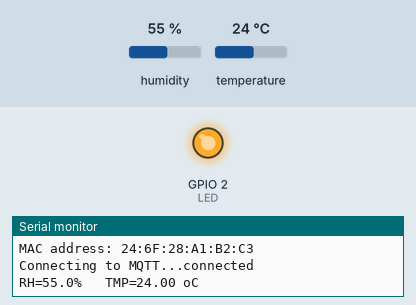
The sketch below on a simulated ESP8266 (Wemos D1 mini). Parts: output pins drawn as LEDs (lit = HIGH), the last lines printed to the serial monitor. The test bench sets the inputs (shaded band); at power-on: humidity 55 %, temperature 24 °C. WiFi joins after 1.5 s; servers stay silent unless stated; EEPROM starts erased; no MQTT or app messages arrive unless stated.

Above: at 1.82 s.
At 10.1 s:
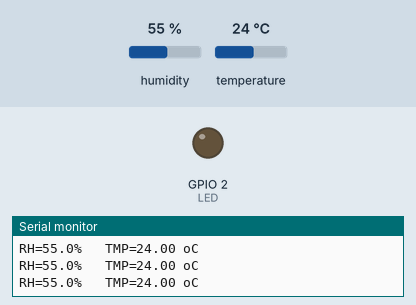
Timing chart, 0 to 10.7 s (numbered marks = the images above):
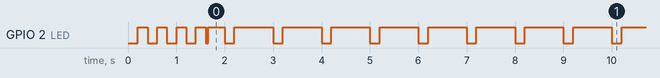

Measured:
- by itself, GPIO 2 (LED): goes 3 × (LOW 0.20 s, HIGH 0.20 s), LOW 0.05 s, HIGH 0.34 s, 127 × (LOW 0.20 s, HIGH 0.80 s), LOW 0.20 s, then HIGH
- by itself, everything shown: repeats every 14.0 s, in 28 steps

The sketch:

main.ino
```cpp
#ifdef ESP8266
#include <ESP8266WiFi.h>
#else
#include <WiFi.h>
#endif

#include <WiFiUdp.h>
#include <ArduinoJson.h>
#include <PubSubClient.h>
#include <Wire.h>
#include <Preferences.h>

#include "SHTSensor.h"
#include "config.h"

#define LED 2
#define MAX_MSG_LEN 256
#define MSG_TIMEOUT_MILLIS 100

WiFiClient espClient;
PubSubClient client(espClient);
SHTSensor sht;
Preferences preferences;
DynamicJsonDocument msg(1024);

String deviceName;

void setup()
{
  Serial.begin(115200);

  #ifdef I2C_SDA && I2C_SCL
  Wire.begin(I2C_SDA, I2C_SCL);
  #else
  Wire.begin();
  #endif

  preferences.begin("humimon", false);

  deviceName = preferences.getString("deviceName", "");
  if (deviceName == "")
  {
    deviceName = DEFAULT_NAME;
    preferences.putString("deviceName", deviceName);
  }
  preferences.end();
  msg["device"] = deviceName;

  if (!sht.init())
  {
    Serial.println("init(): failed\n");
  }
  sht.setAccuracy(SHTSensor::SHT_ACCURACY_HIGH);

  pinMode(LED, OUTPUT);
  digitalWrite(LED, HIGH);

  WiFi.mode(WIFI_STA);
  WiFi.hostname("SENS");
  WiFi.begin(WIFI_SSID, WIFI_PASSWORD);

  while (WiFi.status() != WL_CONNECTED)
  {
    digitalWrite(LED, LOW);
    delay(200);
    digitalWrite(LED, HIGH);
    delay(200);
    Serial.print(".");
  }

  randomSeed(micros());

  Serial.println("");

  Serial.println("WiFi connected");
  Serial.print("Device name:");
  Serial.println(deviceName);
  Serial.print("IP address: ");
  Serial.println(WiFi.localIP());
  Serial.print("MAC address: ");
  Serial.println(WiFi.macAddress());

  client.setServer(MQTT_SERVER, 1883);
}

void reconnect()
{
  while (!client.connected())
  {
    Serial.print("Connecting to MQTT...");
    String clientId = "HUMI-" + WiFi.macAddress();
    if (client.connect(clientId.c_str()))
    {
      Serial.println("connected");
    }
    else
    {
      Serial.print("failed, rc=");
      Serial.println(client.state());
      delay(1000);
    }
  }
}

double round2(double value)
{
  return (int)(value * 100 + 0.5) / 100.0;
}

long lastSampleTime = 0;

void loop()
{
  if (!client.connected())
  {
    digitalWrite(LED, LOW);
    reconnect();
    digitalWrite(LED, HIGH);
  }

  digitalWrite(LED, millis() % 1000 < 200 ? LOW : HIGH);
  client.loop();

  if (millis() - lastSampleTime > 1000)
  {
    lastSampleTime = millis();

    if (!sht.readSample())
    {
      Serial.println("Error in readSample()");
      return;
    }

    printf("RH=%.1f%%   TMP=%.2f oC\n", sht.getHumidity(), sht.getTemperature());

    msg["temp"] = round2(sht.getTemperature());
    msg["humidity"] = round2(sht.getHumidity());
    char jsonString[MAX_MSG_LEN];
    serializeJson(msg, jsonString);
    client.publish("HUMIREP", jsonString);
  }
}
```

config.template.h
```cpp
/* Copy this file to config.h, and replace the values below with your own. */

#ifndef _CONFIG_H_
#define _CONFIG_H_

#define WIFI_SSID     "your_ssid"
#define WIFI_PASSWORD "your_password"
#define MQTT_SERVER   "your_mqtt_server"
#define DEFAULT_NAME  "Garage"

#endif /* _CONFIG_H_ */
```
